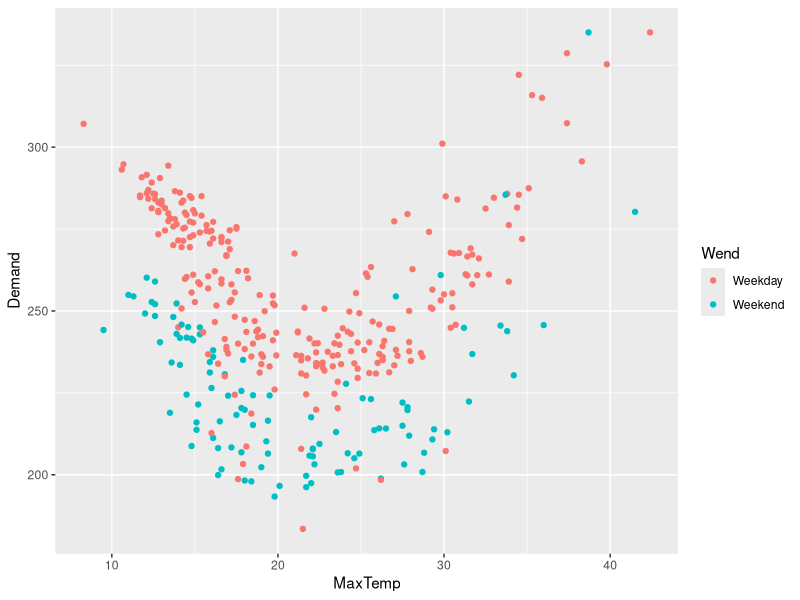
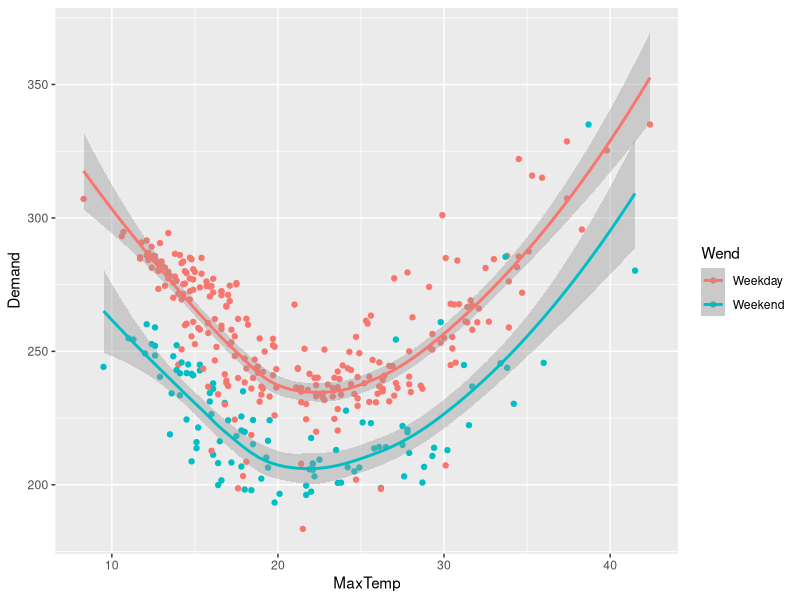
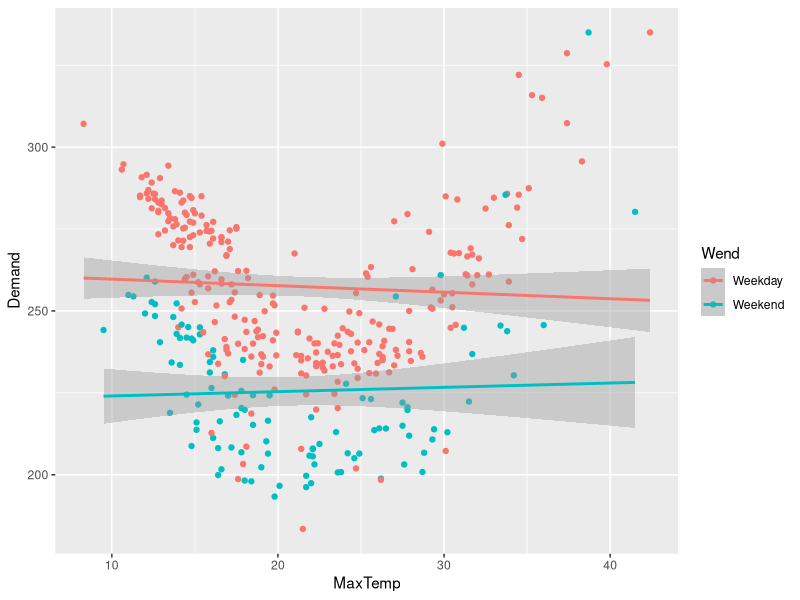

R code for these plots, in order: (Note: this script raises an error after producing the figures.)
## ---- chunk 1
#rmarkdown::render('Additional.Rmd',output_file='Additional.pdf')
#rmarkdown::render('Additional.Rmd',output_file='AdditionalSols.pdf')
sols<-TRUE
title<-ifelse(sols, 'DataVizA Tutorial: Additional Issues: Solutions','DataVizA Tutorial: Additional Issues')
## ---- chunk 2
knitr::opts_chunk$set(echo = TRUE)
require(kableExtra)
require(tibble)
## ---- chunk 3
library(tidyverse)
elec<-read_csv('electricity.csv')

ggplot(elec,aes(x=MaxTemp,y=Demand,col=Wend))+geom_point()

## ---- chunk 4

ggplot(elec,aes(x=MaxTemp,y=Demand,col=Wend))+
  geom_point()+geom_smooth()

## ---- chunk 5

ggplot(elec,aes(x=MaxTemp,y=Demand,col=Wend))+
  geom_point()+geom_smooth(method = 'lm')

## ---- chunk 6

#Revision from last week

#Import data
SwissWide<-read_csv('SwissExportsFull.csv')%>%
  rename(`NA`=X154)

#Convert to long form
SwissLong<-gather(data = SwissWide,
       key = Country, #Column names become variable
       value = Exports, #All numbers are exports
       -Date,-Year) #Do not gather these variables

#Create yearly aggregate
SwissLong%>% #This is much easier with long data
  select(-Date)%>% #Eventually cannot aggregate dates
  group_by(Year,Country)%>%
  summarise(YearlyExports=sum(Exports))->SwissYearly

#Select Germany and US spread
SwissYearly%>%
  filter(Country %in% c('DE','US'))%>%
  spread(Country,YearlyExports)->
  Exports_DE_US

#Finally make plot

ggplot(Exports_DE_US,aes(x=DE,y=US,col=Year))+
  geom_path()+scale_color_viridis_c()

## ---- chunk 7

ggplot(Exports_DE_US,aes(x=DE,y=US,col=Year,label=Year))+
  geom_path()+geom_text(size=3)+scale_color_viridis_c()
